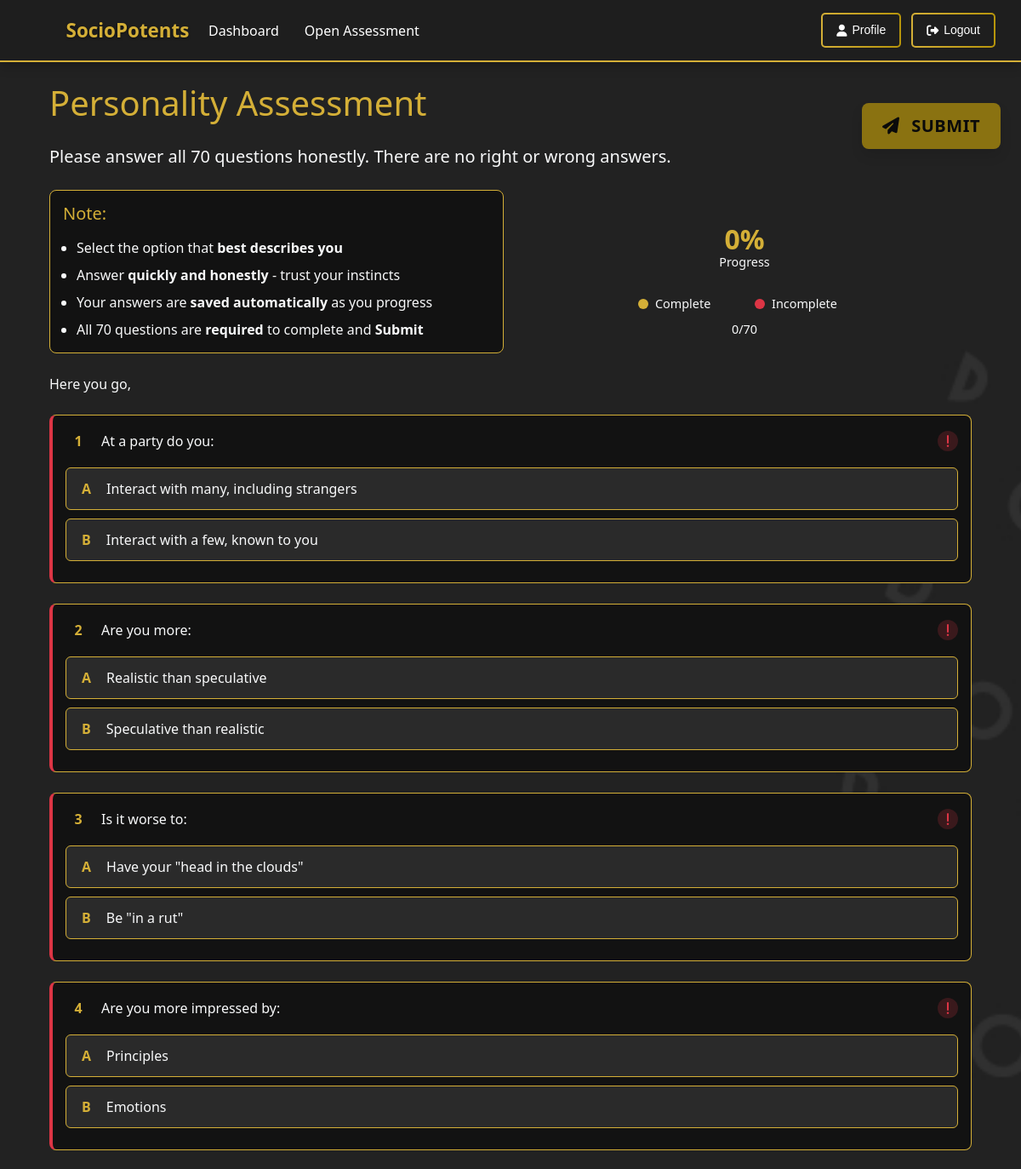
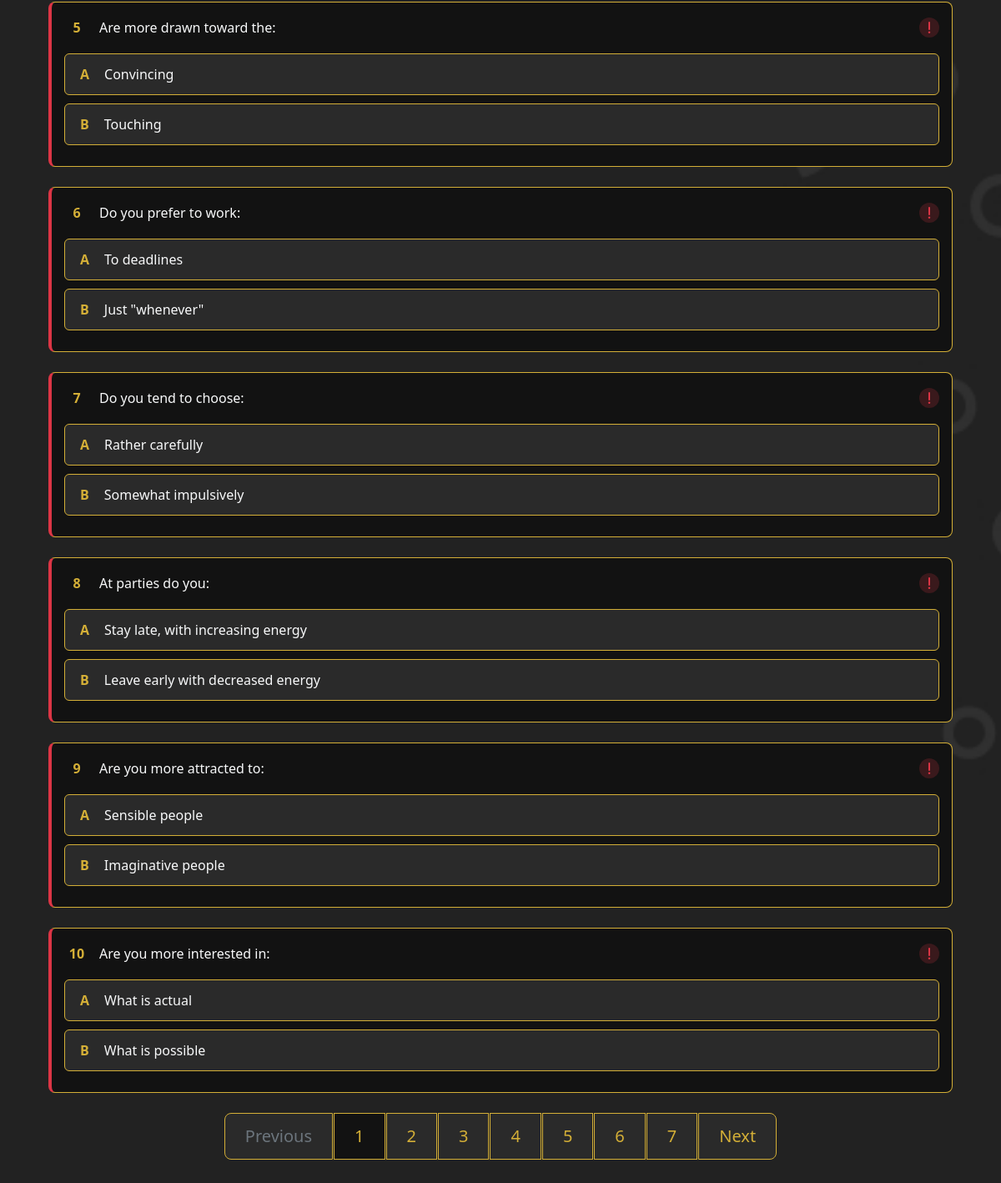
The page /assessment/ (signed in) on the database its author committed (2 pictures, top to bottom).
### career_site/models.py (models this page shows, shortened)
class Question(models.Model):
    text = models.TextField()
    option_a = models.CharField(max_length=200)
    option_b = models.CharField(max_length=200)
    order = models.PositiveIntegerField(default=0)
    class Meta:
        ordering = ['order']

### career_site/views.py (the view, shortened to what this page needs)
# urls.py: path('assessment/', views.start_assessment, name='start_assessment'),
@login_required
@user_passes_test(lambda u: u.is_student)
def start_assessment(request):
    if request.user.assessments.filter(completed=True).exists():
        return redirect('assessment_results')
    assessment, created = Assessment.objects.get_or_create(
        user=request.user,
        completed=False
    )
    questions = Question.objects.all().order_by('order')
    paginator = Paginator(questions, 10)
    page_number = request.GET.get('page', 1)
    page_obj = paginator.get_page(page_number)
    answered_question_ids = list(
        assessment.answers.exclude(choice__isnull=True)
        .values_list('question_id', flat=True)
    )
    return render(request, 'assessment.html', {
        'questions': page_obj,
        'assessment': assessment,
        'all_questions_count': questions.count(),
        'answered_count': assessment.get_answered_count(),
        'progress_percent': assessment.get_progress_percent(),
        'answered_question_ids': answered_question_ids,
    })

### career_site/models.py (called while the page is built)
    def get_answered_count(self):
        return self.answers.exclude(choice__isnull=True).count()

    def get_progress_percent(self):
        total = Question.objects.count()
        return int((self.get_answered_count() / total) * 100) if total else 0

### career_site/templates/assessment.html (shortened to what this page needs)
{% extends 'base.html' %}
{% load static %}
{% block content %}
<div class="container position-relative px-2 px-sm-3">
    <div class="position-fixed top-4 end-0 m-3 m-md-4 submit-btn-container" style="z-index: 999;">
        <div class="position-relative d-inline-block">
            <button type="submit" form="assessmentForm" class="btn btn-gold btn-lg shadow" id="submitBtn" disabled>
                <i class="fas fa-paper-plane me-2"></i> Submit
            </button>
        </div>
    </div>
    <h1 class="text-gold mb-3 mb-md-4 text-center text-md-start">Personality Assessment</h1>
    <p class="lead text-light mb-3 mb-md-4 text-center text-md-start">Please answer all 70 questions honestly. There are no right or wrong answers.</p>
    <div class="row mb-4 g-3">
        <div class="col-12 col-md-6">
            <div class="instructions-box">
                <h5 class="mb-2 mb-md-3 text-gold">Note:</h5>
                <ul class="mb-0 text-light ps-3">
                    <li class="mb-2">Select the option that <strong>best describes you</strong></li>
                    <li class="mb-2">Answer <strong>quickly and honestly</strong> - trust your instincts</li>
                    <li class="mb-2">Your answers are <strong>saved automatically</strong> as you progress</li>
                    <li>All {{ all_questions_count }} questions are <strong>required</strong> to complete and <strong> Submit </strong></li>
                </ul>
            </div>
        </div>
        <div class="col-12 col-md-6">
            <div class="progress-wrapper d-flex justify-content-center align-items-center">
                <div class="semicircle-progress-container">
                    <div class="semicircle-progress">
                        <div class="progress-content">
                            <div class="progress-value text-gold" id="progressPercent">14%</div>
                            <div class="progress-text text-light">Progress</div>
                        </div>
                    </div>
                    <div class="progress-legend mt-2 mt-md-3">
                        <div class="row text-light">
                            <div class="col-6 d-flex align-items-center">
                                <div class="legend-dot legend-complete me-2"></div>
                                <span>Complete</span>
                            </div>
                            <div class="col-6 d-flex align-items-center">
                                <div class="legend-dot legend-incomplete me-2"></div>
                                <span>Incomplete</span>
                            </div>
                        </div>
                        <div class="text-center mt-2 text-light">
                            <span id="answeredCount">0</span>/70
                        </div>
                    </div>
                </div>
            </div>
        </div>
    </div>
    <p class="mt-3 mb-4 text-light text-center text-md-start">Here you go,</p>
    <form method="post" action="{% url 'save_answers' %}" id="assessmentForm">
        {% for question in questions %}
        <div class="question-item mb-4" id="question-{{ question.id }}">
            <div class="question-card {% if not forloop.first %}unanswered{% endif %}">
                <div class="question-header d-flex align-items-center flex-wrap">
                    <div class="question-number">{{ forloop.counter0|add:questions.start_index }}</div>
                    <div class="question-text">{{ question.text }}</div>
                    <div class="ms-auto">
                        {% if forloop.first %}
                        <div class="status-icon status-completed">
                        </div>
                        {% else %}
                        <div class="status-icon status-incomplete">
                        </div>
                        {% endif %}
                    </div>
                </div>
                <div class="question-options mt-3">
                    <div class="option-row">
                        <label class="option-btn {% if forloop.first %}selected{% endif %}" for="q{{ question.id }}_a">
                            <span class="option-label">A</span>
                            <span class="option-text">{{ question.option_a }}</span>
                        </label>
                    </div>
                    <div class="option-row">
                        <label class="option-btn" for="q{{ question.id }}_b">
                            <span class="option-label">B</span>
                            <span class="option-text">{{ question.option_b }}</span>
                        </label>
                    </div>
                </div>
            </div>
        </div>
        {% endfor %}
        <nav aria-label="Question navigation" class="my-4">
            <ul class="pagination pagination-lg justify-content-center flex-wrap">
                {% if questions.has_previous %}
                    <li class="page-item">
                        <button type="button" class="page-link text-gold border-gold nav-page-btn" data-page="{{ questions.previous_page_number }}">
                            <i class="fas fa-chevron-left d-md-none"></i>
                            <span class="d-none d-md-inline">Previous</span>
                        </button>
                    </li>
                {% else %}
                    <li class="page-item disabled">
                        <span class="page-link text-secondary border-gold">
                            <span class="d-none d-md-inline">Previous</span>
                        </span>
                    </li>
                {% endif %}
                {% for num in questions.paginator.page_range %}
                    <li class="page-item {% if questions.number == num %}active{% endif %} d-none d-sm-block">
                        <button type="button" class="page-link text-gold border-gold nav-page-btn" data-page="{{ num }}">{{ num }}</button>
                    </li>
                {% endfor %}
                {% if questions.has_next %}
                    <li class="page-item">
                        <button type="button" class="page-link text-gold border-gold nav-page-btn" data-page="{{ questions.next_page_number }}">
                            <span class="d-none d-md-inline">Next</span>
                        </button>
                    </li>
                {% endif %}
            </ul>
        </nav>
    </form>
</div>
{% endblock %}

### rows shown on the page
Question: text "At a party do you:", option_a "Interact with many, including strangers", option_b "Interact with a few, known to you"
Question: text "Are you more:", option_a "Realistic than speculative", option_b "Speculative than realistic"
Question: text "Is it worse to:", option_a "Have your \"head in the clouds\"", option_b "Be \"in a rut\""
Question: text "Are you more impressed by:", option_a "Principles", option_b "Emotions"
Question: text "Are more drawn toward the:", option_a "Convincing", option_b "Touching"
Question: text "Do you prefer to work:", option_a "To deadlines", option_b "Just \"whenever\""
Question: text "Do you tend to choose:", option_a "Rather carefully", option_b "Somewhat impulsively"
Question: text "At parties do you:", option_a "Stay late, with increasing energy", option_b "Leave early with decreased energy"
Question: text "Are you more attracted to:", option_a "Sensible people", option_b "Imaginative people"
Question: text "Are you more interested in:", option_a "What is actual", option_b "What is possible"

### other values the page prints
{{ all_questions_count }} "70"
{{ num }} "1" "2" "3" "4" "5" "6" "7"
